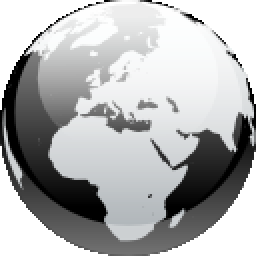
%> input picture test images/imagenb.png, 128 x 128 px (shown 2 times larger)
$ octave contours.m   (GNU Octave 9; MATLAB toolbox functions it lacks are replaced by stand-ins)
%> lines starting %> are read from the running program, lines starting %| are printed output that depends on the picture
%Implementation of Sobel filter in order to detect edges on image
%Sobel filter are kind of 2D derivative function that highlight sharp
%variation on pixels values on the 2 axis.
%Based on Wikipedia article "Sobel Operator"

img=imread('test images\imagenb.png');
%> img is the input picture: size 128x128x3 uint8; mean R, G, B 177.5, 178.5, 179
img=rgb2gray(img);
%> img: size 128x128 uint8
img=img(:,:,1);

threshold = 255;

%%%%%%%%%%%%%%%%%%%%%%%%%%%%%%%%%%%%%%%%%%%%%

Z = img;

Gcx = [ -1 0 1];

Gcy = [ 1; 0; -1];

Gpx = [ -1 0 1;
        -1 0 1;
        -1 0 1;];

Gpy = [ 1 1 1;
        0 0 0;
        -1 -1 -1;];

Gsx = [ -1 0 1;
        -2 0 2;
        -1 0 1;];

Gsy = [ 1 2 1;
        0 0 0;
        -1 -2 -1;];

Gx = conv2(Z,Gsx,'same');
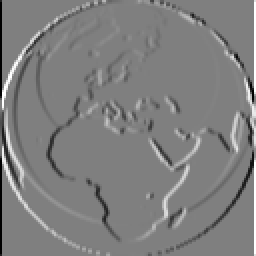
%> Gx: size 128x128 double (shown 2 times larger); min -1020, max 1020, mean 0.2; drawn with min black and max white
Gx1= conv2(Z,Gpx,'same');
Gx2= conv2(Gcx,Gcy,Z);
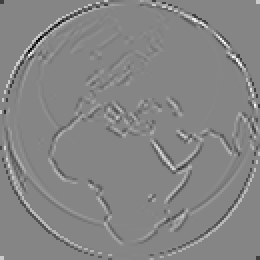
%> Gx2: size 130x130 double (shown 2 times larger); min -488, max 441, mean 0; drawn with min black and max white

Gy = conv2(Z,Gsy, 'same');
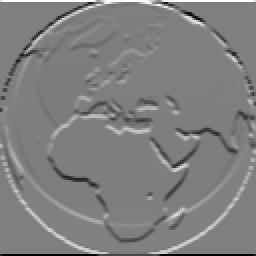
%> Gy: size 128x128 double (shown 2 times larger); min -1020, max 1020, mean -0.1; drawn with min black and max white
Gy1 = conv2(Z,Gpy, 'same');
Gy2 = conv2(Gcy,Gcx,Z);

G = sqrt(Gx.^2 + Gy.^2);
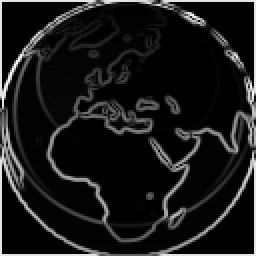
%> G: size 128x128 double (shown 2 times larger); min 0, max 1140.4, mean 117.8; drawn with min black and max white
G1 = sqrt(Gx1.^2 + Gy1.^2);
G2 = sqrt(Gx2.^2 + Gy2.^2);
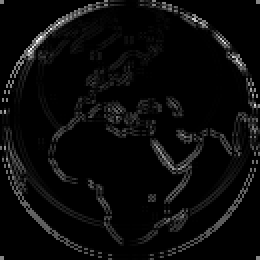
%> G2: size 130x130 double (shown 2 times larger); min 0, max 690.1, mean 28.3; drawn with min black and max white

result = zeros(size(G1))

%G1 is a combination of the result of the convolution between the x-axis
%and y-axis sobel filter and the image
result( G1 > threshold ) = 1;
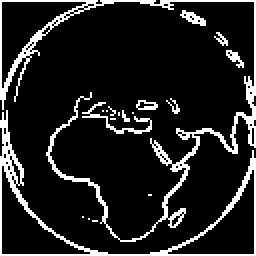
%> result: size 128x128 double (shown 2 times larger); values 0 (black) and 1 (white), 13% white in thin lines or dots
G1 = result;

%colormap(gray)
%imagesc(Z)
figure
colormap(gray)
subplot(1, 2, 1)
imagesc(Z)
subplot(1, 2, 2)
imagesc(G1)

$ run again, with test images/legumesnb.png copied over test images/imagenb.png
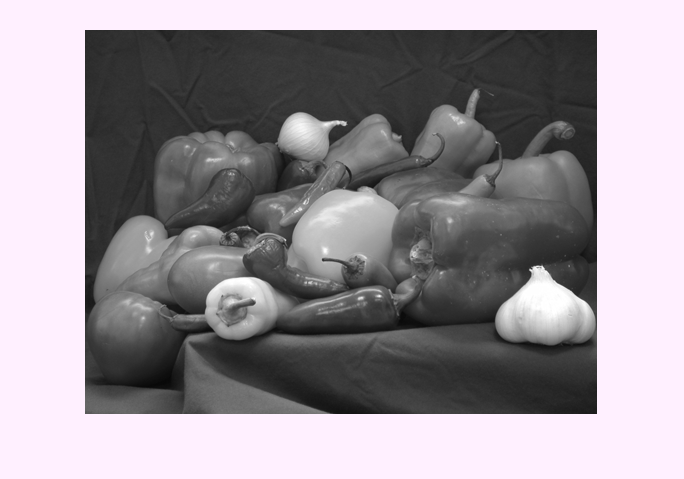
%> input picture test images/legumesnb.png, 684 x 479 px
%> img is the input picture: size 479x684x3 uint8; mean R, G, B 151, 145, 151
%> img: size 479x684 uint8
%> `Gy = conv2(Z,Gsy, 'same');`:
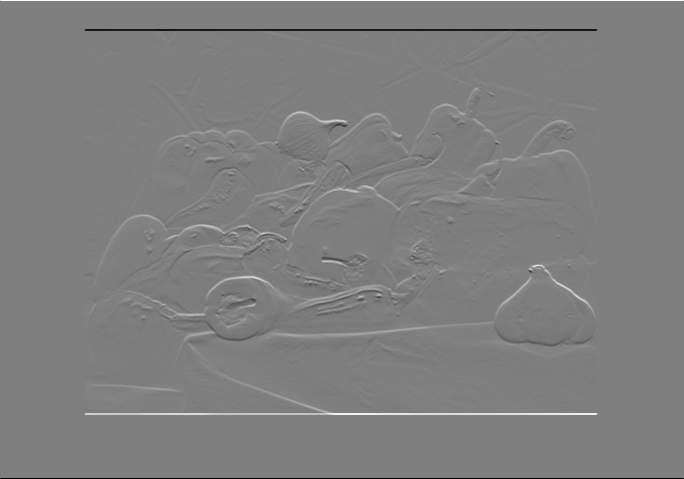
%> Gy: size 479x684 double; min -984, max 984, mean 0; mean of the top-left, top-right, bottom-left and bottom-right quarters 1.2, 0.2, -1.2, -0.2; drawn with min black and max white
%> `result( G1 > threshold ) = 1;`:
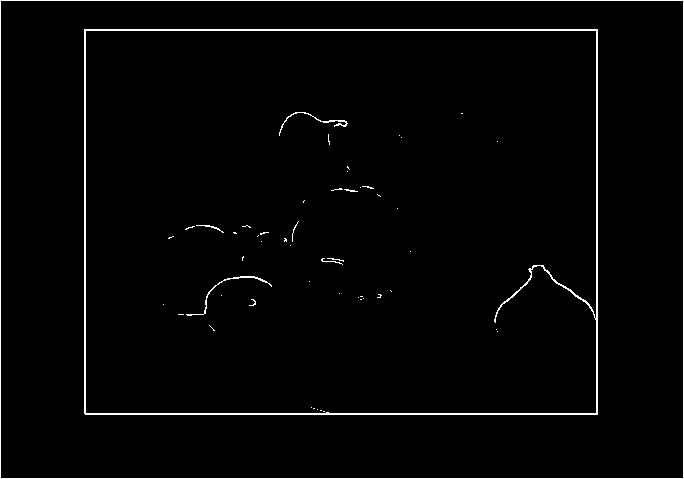
%> result: size 479x684 double; values 0 (black) and 1 (white), 2.1% white in thin lines or dots
